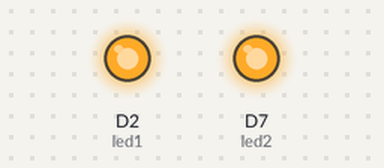
The sketch below on a simulated ESP8266 (NodeMCU). Shown: output pins drawn as LEDs (lit = HIGH).

Above: at 0.2 s.
At 14.7 s:
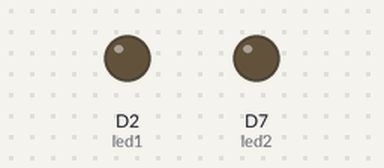
Timing chart, 0 to 19.9 s (numbered marks = the images above):
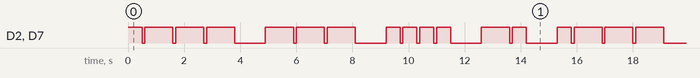

Measured:
- by itself, D2 (led1), D7 (led2): moves between LOW and HIGH, repeating every 15.3 s
- by itself, everything shown: repeats every 15.3 s, in 26 steps

The sketch:

blink.ino
```cpp
// ------------
// Blink an LED
// ------------

/*-------------

We've heavily commented this code for you. If you're a pro, feel free to ignore it.

Comments start with two slashes or are blocked off by a slash and a star.
You can read them, but your device can't.
It's like a secret message just for you.

Every program based on Wiring (programming language used by Arduino, and Particle devices) has two essential parts:
setup - runs once at the beginning of your program
loop - runs continuously over and over

You'll see how we use these in a second.

This program will blink an led on and off every second.
It blinks the D7 LED on your Particle device. If you have an LED wired to D0, it will blink that LED as well.

-------------*/


// First, we're going to make some variables.
// This is our "shorthand" that we'll use throughout the program:

int led1 = D2; // Instead of writing D0 over and over again, we'll write led1
// You'll need to wire an LED to this one to see it blink.

int led2 = D7; // Instead of writing D7 over and over again, we'll write led2
// This one is the little blue LED on your board. On the Photon it is next to D7, and on the Core it is next to the USB jack.

// Having declared these variables, let's move on to the setup function.
// The setup function is a standard part of any microcontroller program.
// It runs only once when the device boots up or is reset.

void setup() {

	// We are going to tell our device that D0 and D7 (which we named led1 and led2 respectively) are going to be output
	// (That means that we will be sending voltage to them, rather than monitoring voltage that comes from them)

	// It's important you do this here, inside the setup() function rather than outside it or in the loop function.

	pinMode(led1, OUTPUT);
	pinMode(led2, OUTPUT);


}
// create a variable pulse function

void shortPulse()
{
    digitalWrite(led1, HIGH);
    digitalWrite(led2, HIGH);

    delay(500);

    digitalWrite(led1, LOW);
	digitalWrite(led2, LOW);
	delay(100);


}

void longPulse()
{

    digitalWrite(led1, HIGH);
    digitalWrite(led2, HIGH);

    delay(1000);

    digitalWrite(led1, LOW);
	digitalWrite(led2, LOW);
	delay(100);

}


// Next we have the loop function, the other essential part of a microcontroller program.
// This routine gets repeated over and over, as quickly as possible and as many times as possible, after the setup function is called.
// Note: Code that blocks for too long (like more than 5 seconds), can make weird things happen (like dropping the network connection).  The built-in delay function shown below safely interleaves required background activity, so arbitrarily long delays can safely be done if you need them.

void loop() {


// code for my first JOHN

//first letter J short, long, long, long,
    shortPulse();
    longPulse();
    longPulse();
    longPulse();

    delay(1000);

// second letter O long,long,long

    longPulse();
    longPulse();
    longPulse();

     delay(1000);

// third letter H short,short,short,short

    shortPulse();
    shortPulse();
    shortPulse();
    shortPulse();

     delay(1000);

// fourth letter N long,short


    longPulse();
    shortPulse();

    delay(1000);


}
```
